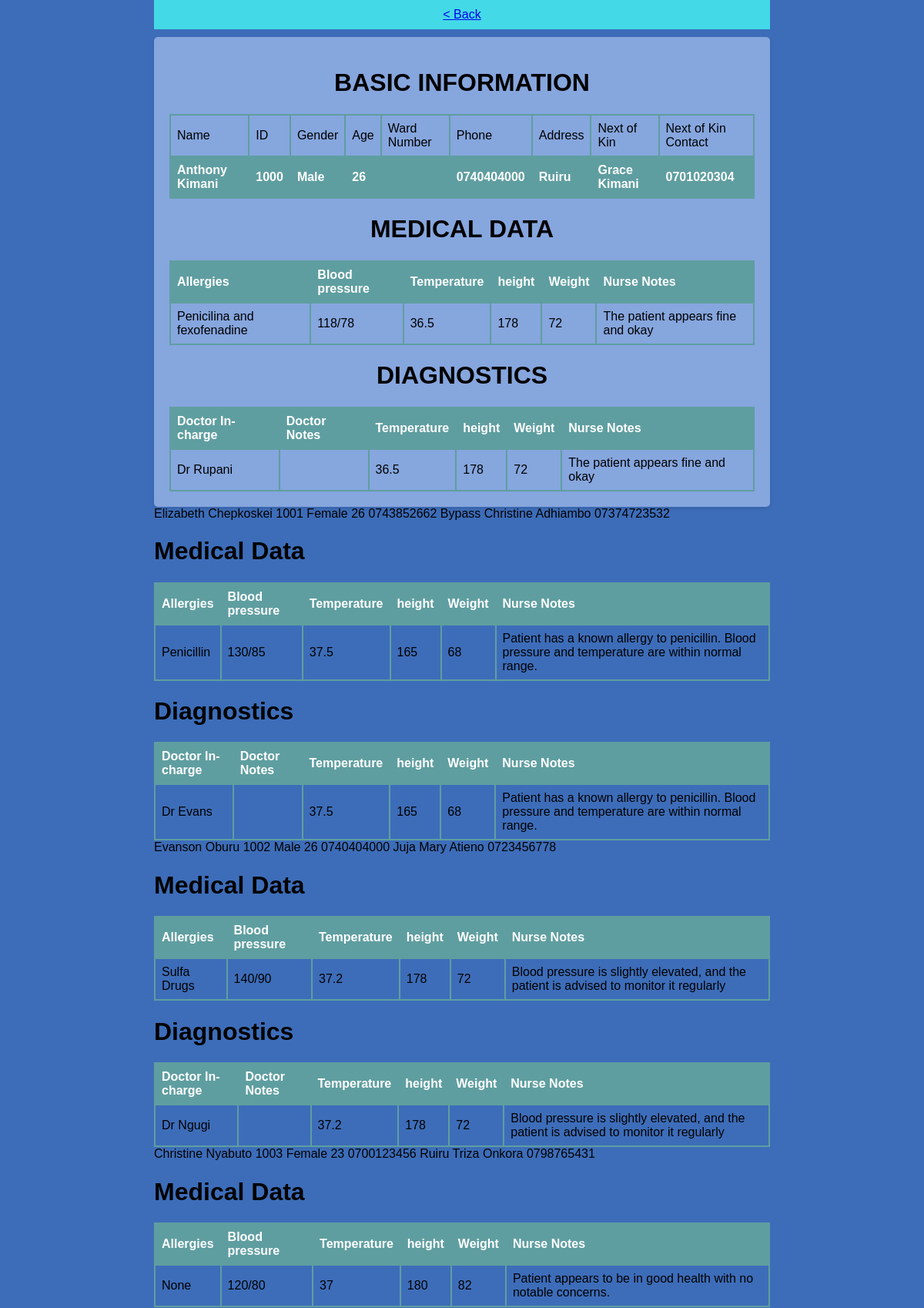
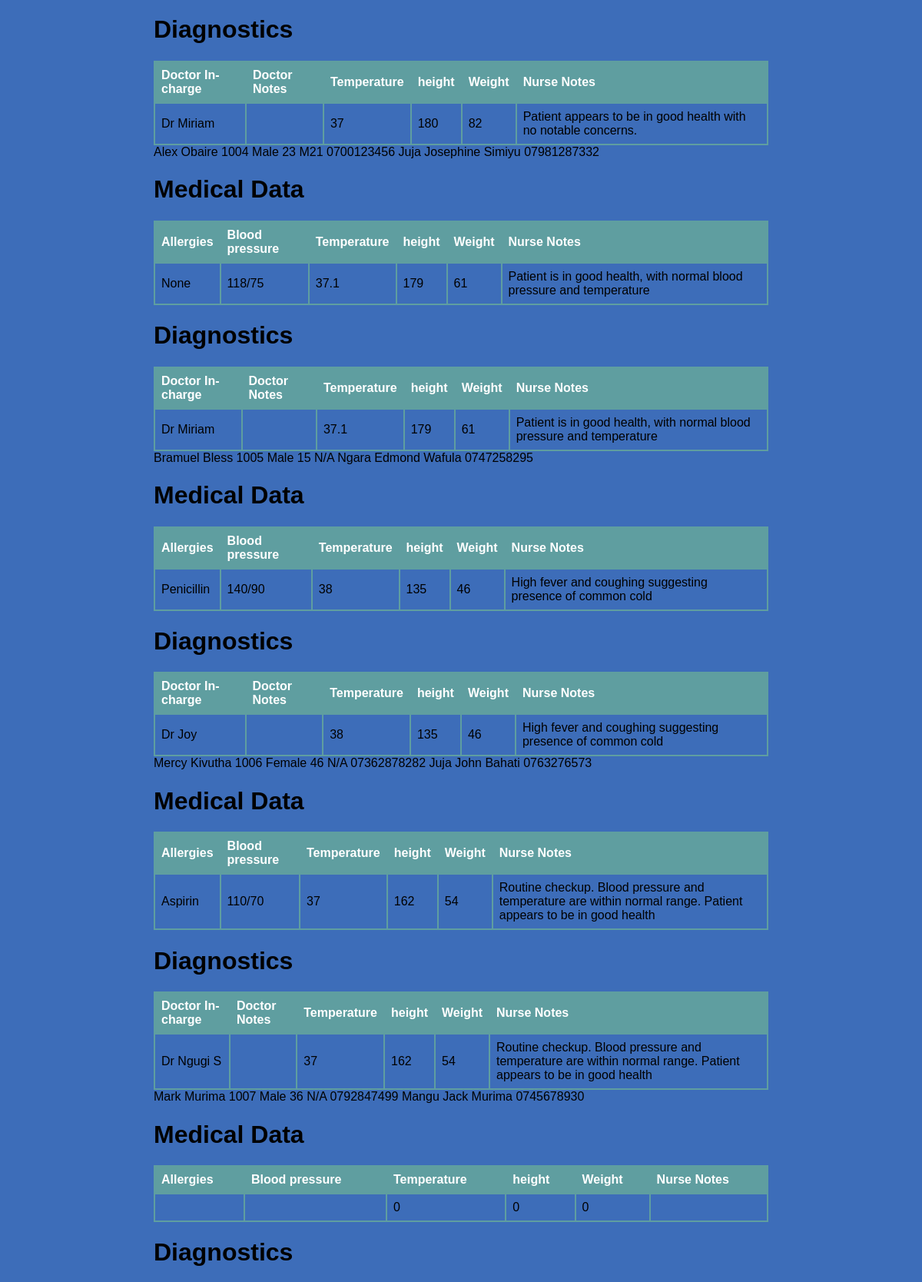
Page /doctor/details.php (upper part) on the committed database (2 pictures, top to bottom).
### tables this page shows
CREATE TABLE `doctor` (
  `id` int(11) NOT NULL,
  `duration` varchar(255) NOT NULL,
  `progress` varchar(255) NOT NULL,
  `referral` varchar(255) NOT NULL,
  `date` date NOT NULL DEFAULT current_timestamp(),
  `medicinename` varchar(255) NOT NULL,
  `dosage` varchar(20) NOT NULL,
  `Frequency` varchar(255) NOT NULL,
  `notes` varchar(255) NOT NULL
);

CREATE TABLE `receptionist` (
  `id` int(11) NOT NULL,
  `name` varchar(255) NOT NULL,
  `age` int(255) NOT NULL,
  `gender` varchar(20) NOT NULL,
  `phone` varchar(20) NOT NULL,
  `address` varchar(255) NOT NULL,
  `nok` varchar(255) NOT NULL,
  `nok_phone` varchar(20) NOT NULL,
  `hospbill` float NOT NULL,
  `doctor` varchar(255) NOT NULL,
  `ward` varchar(255) NOT NULL
);

CREATE TABLE `nurse` (
  `id` int(11) NOT NULL,
  `allergies` varchar(255) NOT NULL,
  `bloodpressure` varchar(255) NOT NULL,
  `temperature` double NOT NULL,
  `height` double NOT NULL,
  `weight` double NOT NULL,
  `observations` varchar(255) NOT NULL
);

### doctor/details.php (the view, shortened to what this page needs)
<?php
  if ($_SERVER['REQUEST_METHOD'] === 'GET') {
    $pname = $_GET['id'];
    $connection = mysqli_connect('127.0.0.1', 'root', '', 'hospital');
    $query = mysqli_query($connection, "SELECT * FROM doctor,nurse,receptionist WHERE doctor.id = receptionist.id AND doctor.id = nurse.id AND doctor.id LIKE '%$pname%'");
        $rows = mysqli_num_rows($query);
        if ($rows > 0) {
  ?>
<body>
    <div class="header">
        <a href="/doctor/home.php"> < Back</a>
    </div>
    <div class="container">
        <table>
            <thead>
                <h1>Basic Information</h1>
                <td>Name</td>
                <td>ID</td>
                <td>Gender</td>
                <td>Age</td>
                <td>Ward Number</td>
                <td>Phone</td>
                <td>Address</td>
                <td>Next of Kin</td>
                <td>Next of Kin Contact</td>
                </thead>
                <tbody>
                <?php
            while ($row = mysqli_fetch_assoc($query)) {
            ?>
                    <th><?php echo $row['name'] ?></th>
                    <th><?php echo $row['id'] ?></th>
                    <th><?php echo $row['gender'] ?></th>
                    <th><?php echo $row['age'] ?></th>
                    <th><?php echo $row['ward'] ?></th>
                    <th><?php echo $row['phone'] ?></th>
                    <th><?php echo $row['address'] ?></th>
                    <th><?php echo $row['nok'] ?></th>
                    <th><?php echo $row['nok_phone'] ?></th>
                </tbody>
                </table>
                <table>
                <h1>Medical Data</h1>
                <th>Allergies</th>
                <th>Blood pressure</th>
                <th>Temperature</th>
                <th>height</th>
                <th>Weight</th>
                <th>Nurse Notes</th>
                <tbody>
                    <td><?php echo $row['allergies'] ?></td>
                    <td><?php echo $row['bloodpressure'] ?></td>
                    <td><?php echo $row['temperature'] ?></td>
                    <td><?php echo $row['height'] ?></td>
                    <td><?php echo $row['weight'] ?></td>
                    <td><?php echo $row['observations'] ?></td>
                </tbody>
            </table>
            <table>
                <h1>Diagnostics</h1>
                <th>Doctor In-charge</th>
                <th>Doctor Notes</th>
                <th>Temperature</th>
                <th>height</th>
                <th>Weight</th>
                <th>Nurse Notes</th>
                <tbody>
                    <td><?php echo $row['doctor'] ?></td>
                    <td><?php echo $row['progress'] ?></td>
                    <td><?php echo $row['temperature'] ?></td>
                    <td><?php echo $row['height'] ?></td>
                    <td><?php echo $row['weight'] ?></td>
                    <td><?php echo $row['observations'] ?></td>
                </tbody>
            </table>
    </div>
<?php }}} ?>
</body>

### doctor/details.php (style rules this page uses)
body { background-color: #3d6db9; font-family: Arial, sans-serif; margin: auto; width: auto; max-width: 800px; }
.header { display: flex; padding: 10px; justify-content: space-around; background: #43d9e7; margin-bottom: 10px; }
.container { text-align: center; margin: 0 auto; padding: 20px; background-color: #86a6de; border-radius: 5px; box-shadow: 0 2px 5px rgba(0, 0, 0, 0.1); }
.container h1 { text-align: center; text-transform: uppercase; }
table { border-collapse: collapse; width: 100%; }
th, td { border: 2px solid cadetblue; padding: 8px; text-align: left; }
th { background-color: cadetblue; color: white; }

### rows in the picture
doctor: id.name "Anthony Kimani", id "1000", id.gender "Male", id.age "26", id.phone "0740404000", id.address "Ruiru", id.nok "Grace Kimani", id.nok_phone "0701020304", nurse.allergies "Penicilina and fexofenadine", nurse.bloodpressure "118/78", nurse.temperature "36.5", nurse.height "178", nurse.weight "72", nurse.observations "The patient appears fine and okay", id.doctor "Dr Rupani"
doctor: id.name "Elizabeth Chepkoskei", id "1001", id.gender "Female", id.age "26", id.phone "0743852662", id.address "Bypass", id.nok "Christine Adhiambo", id.nok_phone "07374723532", nurse.allergies "Penicillin", nurse.bloodpressure "130/85", nurse.temperature "37.5", nurse.height "165", nurse.weight "68", nurse.observations "Patient has a known allergy to penicillin. Blood pressure and temperature are within normal range.", id.doctor "Dr Evans"
doctor: id.name "Evanson Oburu", id "1002", id.gender "Male", id.age "26", id.phone "0740404000", id.address "Juja", id.nok "Mary Atieno", id.nok_phone "0723456778", nurse.allergies "Sulfa Drugs", nurse.bloodpressure "140/90", nurse.temperature "37.2", nurse.height "178", nurse.weight "72", nurse.observations "Blood pressure is slightly elevated, and the patient is advised to monitor it regularly", id.doctor "Dr Ngugi"
doctor: id.name "Christine Nyabuto", id "1003", id.gender "Female", id.age "23", id.phone "0700123456", id.address "Ruiru", id.nok "Triza Onkora", id.nok_phone "0798765431", nurse.allergies "None", nurse.bloodpressure "120/80", nurse.temperature "37", nurse.height "180", nurse.weight "82", nurse.observations "Patient appears to be in good health with no notable concerns.", id.doctor "Dr Miriam"
doctor: id.name "Alex Obaire", id "1004", id.gender "Male", id.age "23", id.ward "M21", id.phone "0700123456", id.address "Juja", id.nok "Josephine Simiyu", id.nok_phone "07981287332", nurse.allergies "None", nurse.bloodpressure "118/75", nurse.temperature "37.1", nurse.height "179", nurse.weight "61", nurse.observations "Patient is in good health, with normal blood pressure and temperature", id.doctor "Dr Miriam"
doctor: id.name "Bramuel Bless", id "1005", id.gender "Male", id.age "15", id.phone "N/A", id.address "Ngara", id.nok "Edmond Wafula", id.nok_phone "0747258295", nurse.allergies "Penicillin", nurse.bloodpressure "140/90", nurse.temperature "38", nurse.height "135", nurse.weight "46", nurse.observations "High fever and coughing suggesting presence of common cold", id.doctor "Dr Joy"
doctor: id.name "Mercy Kivutha", id "1006", id.gender "Female", id.age "46", id.ward "N/A", id.phone "07362878282", id.address "Juja", id.nok "John Bahati", id.nok_phone "0763276573", nurse.allergies "Aspirin", nurse.bloodpressure "110/70", nurse.temperature "37", nurse.height "162", nurse.weight "54", nurse.observations "Routine checkup. Blood pressure and temperature are within normal range. Patient appears to be in good health", id.doctor "Dr Ngugi S"
doctor: id.name "Mark Murima", id "1007", id.gender "Male", id.age "36", id.ward "N/A", id.phone "0792847499", id.address "Mangu", id.nok "Jack Murima", id.nok_phone "0745678930", nurse.temperature "0", nurse.height "0", nurse.weight "0"
